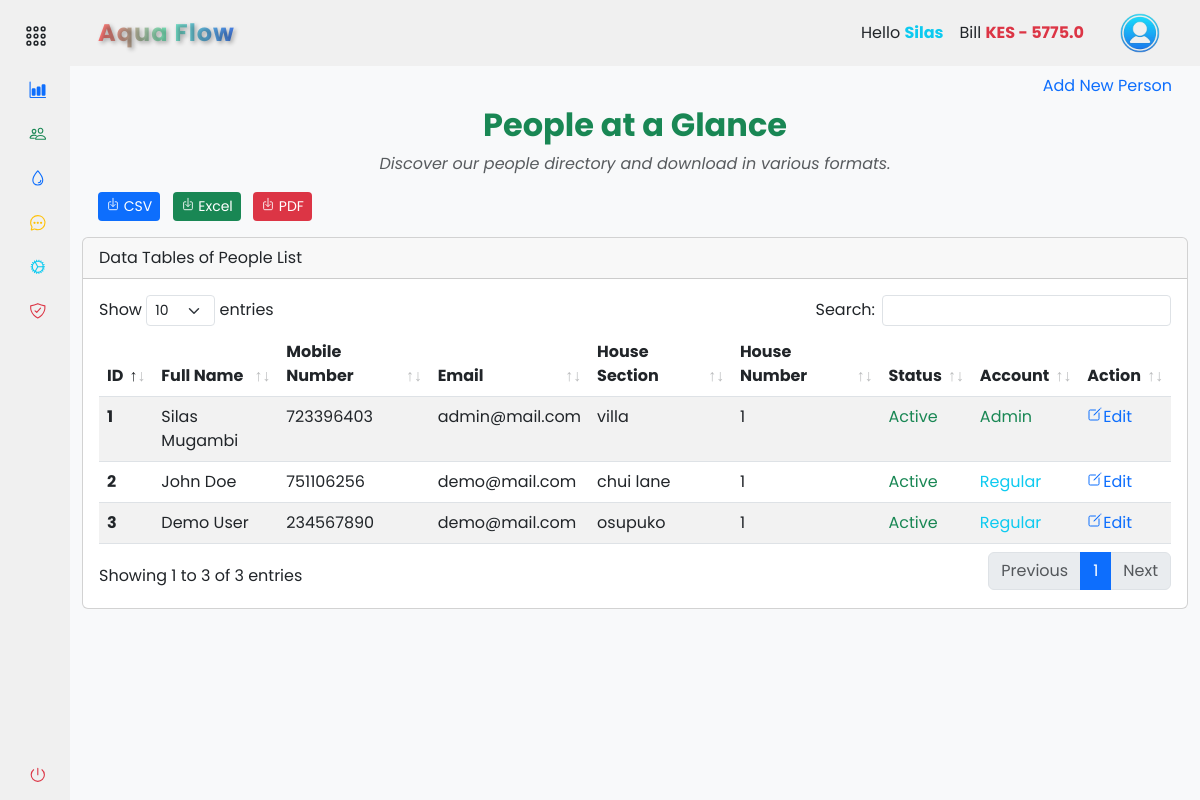
The page /accounts/people/people_list (signed in) on the database its author committed.
### app/backend/models/user.py (models this page shows, shortened)
class Settings(db.Model):
    id = db.Column(db.Integer, primary_key=True)
    company_name = db.Column(db.String(255))
    unit_price = db.Column(db.Float)
    service_fee = db.Column(db.Float)
    house_sections = db.Column(db.String(255))
    bank_name = db.Column(db.String(255))
    paybill = db.Column(db.Integer)
    account_number = db.Column(db.Integer)
    contact_number = db.Column(db.String(20))

class User(db.Model, UserMixin):
    id = db.Column(db.Integer, primary_key=True)
    mobile_number = db.Column(db.String(20), unique=True, nullable=False)
    password_hash = db.Column(db.String(128), nullable=False)
    first_name = db.Column(db.String(50))
    last_name = db.Column(db.String(50))
    email = db.Column(db.String(120))
    house_section = db.Column(db.String(50))
    house_number = db.Column(db.String(20))
    profile_image = db.Column(db.String(255))
    is_active = db.Column(db.Boolean, default=True)
    is_admin = db.Column(db.Boolean, default=False)
    meter_readings = db.relationship('MeterReading', backref='user', lazy=True)
    payments = db.relationship('Payment', backref='user', lazy=True)

### app/backend/accounts/people/routes.py (the view)
@people_bp.route('/people_list', methods=['GET', 'POST'])
@login_required
def people_list():
    if current_user.is_authenticated:
        people_list = User.query.all()
        add_form = AddUserForm()
        house_sections = []
        settings = Settings.query.first()
        if settings:
            house_sections = [(section, section) for section in settings.house_sections.split(',')]
        return render_template('accounts/people_list.html', people_list=people_list, house_sections=house_sections, form=add_form, hide_footer=True)
    else:
        return redirect(url_for('auth.login'))

### app/backend/accounts/people/forms.py (shortened to what this page needs)
class AddUserForm(FlaskForm):
    first_name = StringField('First Name', validators=[DataRequired(), Length(max=50)])
    last_name = StringField('Last Name', validators=[DataRequired(), Length(max=50)])
    mobile_number = StringField('Mobile Number', validators=[DataRequired(), Length(min=10, max=20)])
    email = StringField('Email', validators=[Optional(), Length(max=50)])
    house_section = SelectField('House Section', validators=[DataRequired()], coerce=str)
    house_number = StringField('House Number', validators=[DataRequired(), Length(max=50)])
    password = PasswordField('Password', validators=[DataRequired(), Length(min=6), EqualTo('confirm_password', message='Passwords must match')])
    confirm_password = PasswordField('Confirm Password', validators=[DataRequired()])
    submit = SubmitField('Register')

### app/backend/accounts/accounts_context.py (called while the page is built)
def accounts_context():
    settings = Settings.query.first()
    company_name = settings.company_name if settings else 'ApoGen'
    bank_name = settings.bank_name if settings else 'M-Pesa'
    paybill = settings.paybill if settings else '123456'
    account_number = settings.account_number if settings else '123456789'
    contact_number = settings.contact_number if settings else '0722000111'
    total_bill = db.session.query(func.sum(MeterReading.total_price)).filter(MeterReading.reading_status == False).scalar()
    total_bill = total_bill or 0
    return {
        'company_name': company_name,
        'bank_name': bank_name,
        'paybill': paybill,
        'account_number': account_number,
        'contact_number': contact_number,
        'total_bill': total_bill
    }

def inject_now():
    return {'now': datetime.utcnow() + timedelta(hours=3)}

### app/assets/templates/accounts/people_list.html (shortened to what this page needs)
{% extends "base.html" %} {% block content %}
<section class="container-fluid">
  <ul class="nav nav-pills justify-content-end border-0">
    <li type="button" class="nav-item">
      <a
        class="nav-link"
        data-bs-toggle="modal"
        data-bs-target="#addNewPersonModal"
        >Add New Person</a
      >
    </li>
  </ul>
  <div class="text-center">
    <h2 class="fw-bold text-success mb-2">People at a Glance</h2>
    <p class="text-muted fst-italic">
      Discover our people directory and download in various formats.
    </p>
  </div>
  <div class="row">
    <div class="col-md-12">
      <div class="float-start ms-3">
        <form
          action="{{ url_for('accounts.people.download_users') }}"
          method="get"
          class="d-inline"
        >
          <button
            type="submit"
            class="btn btn-sm me-2 btn-primary"
            name="format"
            value="csv"
          >
            <ion-icon name="download-outline"></ion-icon> CSV
          </button>
        </form>
        <form
          action="{{ url_for('accounts.people.download_users') }}"
          method="get"
          class="d-inline"
        >
          <button
            type="submit"
            class="btn btn-sm me-2 btn-success"
            name="format"
            value="excel"
          >
            <ion-icon name="download-outline"></ion-icon> Excel
          </button>
        </form>
        <form
          action="{{ url_for('accounts.people.download_users') }}"
          method="get"
          class="d-inline"
        >
          <button
            type="submit"
            class="btn btn-sm me-2 btn-danger"
            name="format"
            value="pdf"
          >
            <ion-icon name="download-outline"></ion-icon> PDF
          </button>
        </form>
      </div>
    </div>
  </div>
  <div class="col-md-12">
    <div class="card mt-3 mb-3">
      <div class="card-header">Data Tables of People List</div>
      <div class="card-body">
        <div class="table-responsive">
          <table class="table table-striped data-table" style="width: 100%">
            <thead>
              <tr>
                <th scope="col">ID</th>
                <th scope="col">Full Name</th>
                <th scope="col">Mobile Number</th>
                <th scope="col">Email</th>
                <th scope="col">House Section</th>
                <th scope="col">House Number</th>
                <th scope="col">Status</th>
                <th scope="col">Account</th>
                <th scope="col">Action</th>
              </tr>
            </thead>
            <tbody>
              {% for person in people_list %}
              <tr>
                <th scope="row">{{ person.id }}</th>
                <td>
                  {{ person.first_name.title() ~ " " ~ person.last_name.title()
                  }}
                </td>
                <td>{{ person.mobile_number }}</td>
                <td>{{ person.email }}</td>
                <td>{{ person.house_section }}</td>
                <td>{{ person.house_number }}</td>
                <td>
                  {% if person.is_active %}
                  <span class="text-success">Active</span>
                  {% else %}
                  <span class="text-danger">Inactive</span>
                  {% endif %}
                </td>
                <td>
                  {% if person.is_admin %}
                  <span class="text-success">Admin</span>
                  {% else %}
                  <span class="text-info">Regular</span>
                  {% endif %}
                </td>
                <td>
                  {% if current_user.is_admin or current_user.id == person.id %}
                  <a
                    href="{{ url_for('accounts.people.edit_user', user_id=person.id) }}"
                  >
                    <ion-icon name="create-outline"></ion-icon>Edit
                  </a>
                  {% else %}
                  <span class="text-muted">No Edit Permission</span>
                  {% endif %}
                </td>
              </tr>
              {% endfor %}
            </tbody>
          </table>
        </div>
      </div>
    </div>
  </div>
</section>
{% endblock %}

### app/assets/templates/components/navbar.html (shortened to what this page needs)
{% if not hide_navbar %}
<header
  id="navbar"
  class="navbar navbar-expand-lg sticky-sm-top {% if not current_user.is_authenticated %}bg-dark{% endif %}"
>
  <div class="container-fluid">
    <a
      class="navbar-brand text-center d-flex align-items-center fw-bold ms-3 {% if not current_user.is_authenticated %}text-light{% else %}gradient-text{% endif %}"
      href="#"
    >
      {% if company_name %}{{ company_name.title() }}{% else %}ApoGen{% endif %}
    </a>
    <div class="collapse navbar-collapse" id="navbarToggler">
      <div class="d-flex align-items-center ms-auto">
         {% if current_user.is_authenticated %}
        <ul class="navbar-nav me-3">
          <li class="nav-item">
            <a class="nav-link text-dark">
              Hello
              <span class="text-info fw-bold"
                >{{ current_user.first_name.title() }}</span
              >
            </a>
          </li>
          <li class="nav-item">
            <a class="nav-link text-dark">
              Bill
              <span
                class="fw-bold {% if total_bill > 0 %}text-danger{% else %}text-success{% endif %}"
                >KES {% if total_bill > 0 %}-{% endif %} {{ total_bill }}</span
              >
            </a>
          </li>
        </ul>
        <div class="btn-group">
          <button
            type="button"
            class="btn navbar-brand rounded-circle border-0"
            data-bs-toggle="dropdown"
            aria-expanded="false"
          >
            <img
              src="{{ url_for('static', filename='images/user.png') }}"
              alt="logo image"
              height="40px"
              width="40px"
            />
          </button>
        </div>
        {% endif %}
      </div>
    </div>
  </div>
</header>
{% endif %}

### app/assets/static/css/styles.css (style rules this page uses)
a { text-decoration: none; cursor: pointer; }
li { list-style: none; }
button { border: none !important; outline: none; }
body { font-family: "Poppins", sans-serif; }
.navbar, #sidebar { background-color: #f0f0f0; z-index: 1000; }
.navbar-brand { font-size: 24px; letter-spacing: 1px; text-decoration: none; transition: transform 0.3s ease; }
.gradient-text { background: linear-gradient(to right, #ff6e6e, #78e8bc, #4780ec); -webkit-background-clip: text; -webkit-text-fill-color: transparent; font-weight: bold; text-shadow: 2px 2px 4px rgba(0, 0, 0, 0.3); }

### rows shown on the page
Settings: title "Aqua Flow"
User: first_name "Silas", id "1", first_name "Silas Mugambi", mobile_number "723396403", email "admin@mail.com", house_section "villa", house_number "1", is_active "Active", is_admin "Admin"
User: id "2", first_name "John Doe", mobile_number "751106256", email "demo@mail.com", house_section "chui lane", house_number "1", is_active "Active", is_admin "Regular"
User: id "3", first_name "Demo User", mobile_number "234567890", email "demo@mail.com", house_section "osupuko", house_number "1", is_active "Active", is_admin "Regular"

### other values the page prints
{{ total_bill }} "5775.0"
